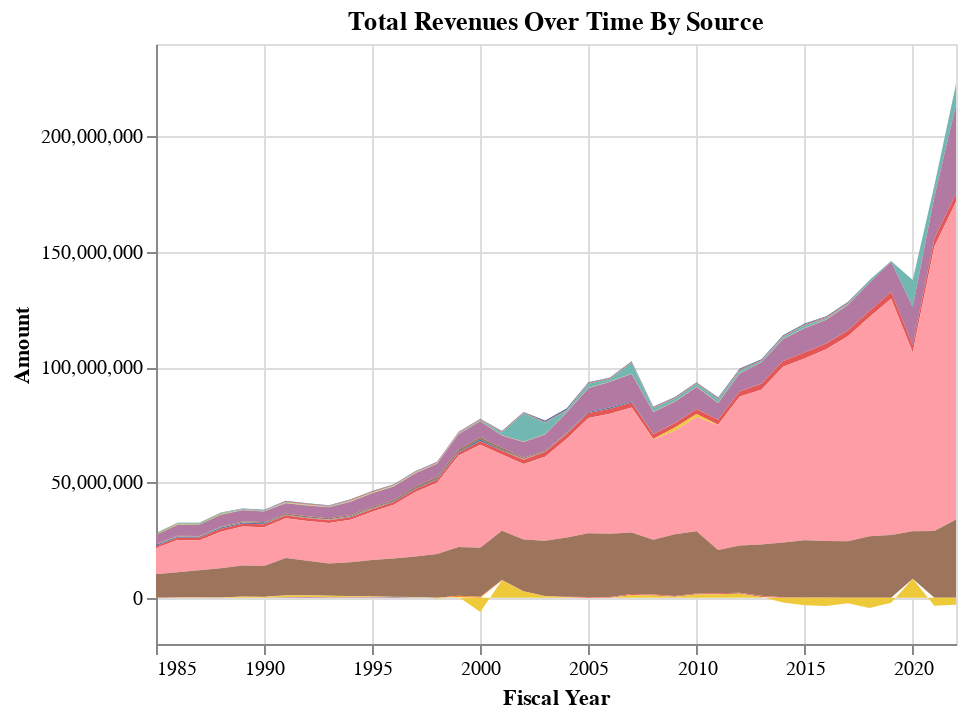

Notebook code cell kept with this figure:
### Code cell
df_general85 = df_general[(df_general['Fiscal Year'].dt.year >= 1985)]

# Group by 'Fiscal Year' and 'Department' and calculate the total 'Amount'
gen_grouped = df_general85.groupby(['Fiscal Year', 'Source'])['Amount'].sum().reset_index()

data4 = alt.Data(values=gen_grouped.to_dict(orient='records'))

# Create a stacked area chart
chart = alt.Chart(data4).mark_area().encode(
    x='Fiscal Year:T',
    y=alt.Y('Amount:Q', stack='zero'),  # Use 'stack="zero"' for non-normalized
    color=alt.Color('Source:N', legend = None
                   ),
    tooltip=['Fiscal Year:T', 'Source:N', 'Amount:Q']
).properties(
    title='Total Revenues Over Time By Source'
)

chart.interactive()

### Figure 1 — Vega-Lite specification as saved in the notebook (floating-point values rounded to 4 significant figures; data arrays with more than 128 entries replaced by an {"elided": "..."} marker saying what was removed)
{"config": {"view": {"continuousWidth": 400, "continuousHeight": 300}}, "data": {"values": {"elided": "871 records"}}, "mark": "area", "encoding": {"color": {"field": "Source", "legend": null, "type": "nominal"}, "tooltip": [{"field": "Fiscal Year", "type": "temporal"}, {"field": "Source", "type": "nominal"}, {"field": "Amount", "type": "quantitative"}], "x": {"field": "Fiscal Year", "type": "temporal"}, "y": {"field": "Amount", "stack": "zero", "type": "quantitative"}}, "selection": {"selector007": {"type": "interval", "bind": "scales", "encodings": ["x", "y"]}}, "title": "Total Revenues Over Time By Source", "$schema": "https://vega.github.io/schema/vega-lite/v4.17.0.json"}
